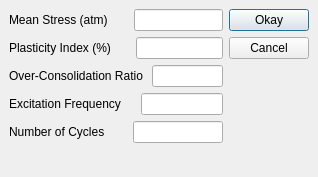
<ui version="4.0" >
 <class>EmpiricalCurveDialog</class>
 <widget class="QDialog" name="EmpiricalCurveDialog" >
  <property name="geometry" >
   <rect>
    <x>0</x>
    <y>0</y>
    <width>318</width>
    <height>177</height>
   </rect>
  </property>
  <property name="sizePolicy" >
   <sizepolicy>
    <hsizetype>0</hsizetype>
    <vsizetype>0</vsizetype>
    <horstretch>0</horstretch>
    <verstretch>0</verstretch>
   </sizepolicy>
  </property>
  <property name="windowTitle" >
   <string>Dialog</string>
  </property>
  <layout class="QHBoxLayout" >
   <property name="margin" >
    <number>9</number>
   </property>
   <property name="spacing" >
    <number>6</number>
   </property>
   <item>
    <layout class="QVBoxLayout" >
     <property name="margin" >
      <number>0</number>
     </property>
     <property name="spacing" >
      <number>6</number>
     </property>
     <item>
      <layout class="QHBoxLayout" >
       <property name="margin" >
        <number>0</number>
       </property>
       <property name="spacing" >
        <number>6</number>
       </property>
       <item>
        <widget class="QLabel" name="label" >
         <property name="text" >
          <string>Mean Stress (atm)</string>
         </property>
         <property name="buddy" >
          <cstring>stressLineEdit</cstring>
         </property>
        </widget>
       </item>
       <item>
        <spacer>
         <property name="orientation" >
          <enum>Qt::Horizontal</enum>
         </property>
         <property name="sizeHint" >
          <size>
           <width>40</width>
           <height>20</height>
          </size>
         </property>
        </spacer>
       </item>
       <item>
        <widget class="QLineEdit" name="stressLineEdit" />
       </item>
      </layout>
     </item>
     <item>
      <layout class="QHBoxLayout" >
       <property name="margin" >
        <number>0</number>
       </property>
       <property name="spacing" >
        <number>6</number>
       </property>
       <item>
        <widget class="QLabel" name="label_2" >
         <property name="text" >
          <string>Plasticity Index (%)</string>
         </property>
         <property name="buddy" >
          <cstring>piLineEdit</cstring>
         </property>
        </widget>
       </item>
       <item>
        <spacer>
         <property name="orientation" >
          <enum>Qt::Horizontal</enum>
         </property>
         <property name="sizeHint" >
          <size>
           <width>40</width>
           <height>20</height>
          </size>
         </property>
        </spacer>
       </item>
       <item>
        <widget class="QLineEdit" name="piLineEdit" />
       </item>
      </layout>
     </item>
     <item>
      <layout class="QHBoxLayout" >
       <property name="margin" >
        <number>0</number>
       </property>
       <property name="spacing" >
        <number>6</number>
       </property>
       <item>
        <widget class="QLabel" name="label_3" >
         <property name="text" >
          <string>Over-Consolidation Ratio</string>
         </property>
         <property name="buddy" >
          <cstring>ocrLineEdit</cstring>
         </property>
        </widget>
       </item>
       <item>
        <spacer>
         <property name="orientation" >
          <enum>Qt::Horizontal</enum>
         </property>
         <property name="sizeHint" >
          <size>
           <width>40</width>
           <height>20</height>
          </size>
         </property>
        </spacer>
       </item>
       <item>
        <widget class="QLineEdit" name="ocrLineEdit" />
       </item>
      </layout>
     </item>
     <item>
      <layout class="QHBoxLayout" >
       <property name="margin" >
        <number>0</number>
       </property>
       <property name="spacing" >
        <number>6</number>
       </property>
       <item>
        <widget class="QLabel" name="label_4" >
         <property name="text" >
          <string>Excitation Frequency</string>
         </property>
         <property name="buddy" >
          <cstring>freqLineEdit</cstring>
         </property>
        </widget>
       </item>
       <item>
        <spacer>
         <property name="orientation" >
          <enum>Qt::Horizontal</enum>
         </property>
         <property name="sizeHint" >
          <size>
           <width>40</width>
           <height>20</height>
          </size>
         </property>
        </spacer>
       </item>
       <item>
        <widget class="QLineEdit" name="freqLineEdit" />
       </item>
      </layout>
     </item>
     <item>
      <layout class="QHBoxLayout" >
       <property name="margin" >
        <number>0</number>
       </property>
       <property name="spacing" >
        <number>6</number>
       </property>
       <item>
        <widget class="QLabel" name="label_5" >
         <property name="text" >
          <string>Number of Cycles</string>
         </property>
         <property name="buddy" >
          <cstring>nCyclesLineEdit</cstring>
         </property>
        </widget>
       </item>
       <item>
        <spacer>
         <property name="orientation" >
          <enum>Qt::Horizontal</enum>
         </property>
         <property name="sizeHint" >
          <size>
           <width>40</width>
           <height>20</height>
          </size>
         </property>
        </spacer>
       </item>
       <item>
        <widget class="QLineEdit" name="nCyclesLineEdit" />
       </item>
      </layout>
     </item>
     <item>
      <spacer>
       <property name="orientation" >
        <enum>Qt::Vertical</enum>
       </property>
       <property name="sizeHint" >
        <size>
         <width>20</width>
         <height>40</height>
        </size>
       </property>
      </spacer>
     </item>
    </layout>
   </item>
   <item>
    <layout class="QVBoxLayout" >
     <property name="margin" >
      <number>0</number>
     </property>
     <property name="spacing" >
      <number>6</number>
     </property>
     <item>
      <widget class="QPushButton" name="okayPushButton" >
       <property name="text" >
        <string>Okay</string>
       </property>
       <property name="shortcut" >
        <string>Qt::Key_Return</string>
       </property>
      </widget>
     </item>
     <item>
      <widget class="QPushButton" name="cancelPushButton" >
       <property name="text" >
        <string>Cancel</string>
       </property>
       <property name="shortcut" >
        <string>Qt::Key_Escape</string>
       </property>
      </widget>
     </item>
     <item>
      <spacer>
       <property name="orientation" >
        <enum>Qt::Vertical</enum>
       </property>
       <property name="sizeHint" >
        <size>
         <width>20</width>
         <height>40</height>
        </size>
       </property>
      </spacer>
     </item>
    </layout>
   </item>
  </layout>
 </widget>
 <resources/>
 <connections/>
</ui>
